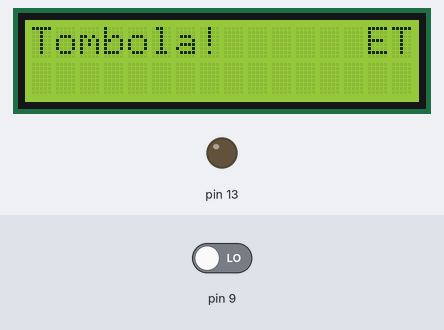
Recording of a sketch running on a simulated Arduino Uno, built with avr-gcc and run on an emulated ATmega328P. Shown: 16×2 character LCD, output pins drawn as LEDs (lit = HIGH). The test bench sets the inputs (shaded band); at power-on: pin 9 LOW. Random numbers use the default seed unless the sketch sets one; what the sketch prints to the serial monitor is not drawn.

Above: at 1.2 s.
1.3 s: pin 9 driven HIGH
At 9.6 s:
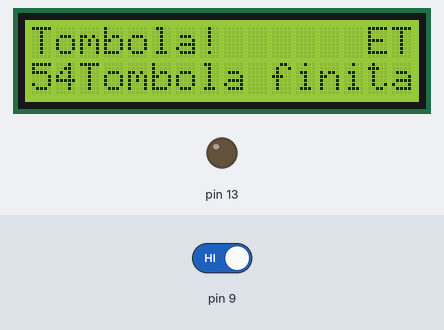
At 37.5 s:
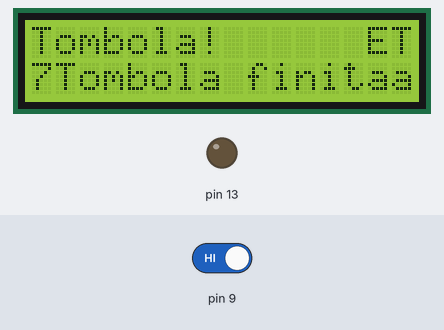
Timing chart, 0 to 39.0 s (numbered marks = the images above; inputs shaded):
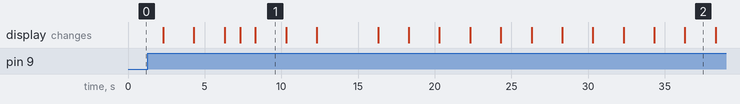

Measured:
- after the input at 1.3 s, the display: first changes after 1.0 s (image 1 shows a later state)
- what the display in image 1 shows lasts 2.0 s, from 8.3 s to 10.3 s

The sketch:

old_tombola.ino
```cpp
int cambio=0;
boolean uno=0;
boolean due=0;
boolean tre=0;
boolean quattro=0;
boolean cinque=0;
boolean sei=0;
boolean sette=0;
boolean otto=0;
boolean nove=0;
boolean dieci=0;
boolean undici=0;
boolean dodici=0;
boolean tredici=0;
boolean quattordici=0;
boolean quindici=0;
boolean sedici=0;
boolean diciassette=0;
boolean diciotto=0;
boolean diciannove=0;
boolean venti=0;
boolean ventuno=0;
boolean ventidue=0;
boolean ventitre=0;
boolean ventiquattro=0;
boolean venticinque=0;
boolean ventisei=0;
boolean ventisette=0;
boolean ventotto=0;
boolean ventinove=0;
boolean trenta=0;
boolean trentuno=0;
boolean trentadue=0;
boolean trentatre=0;
boolean trentaquattro=0;
boolean trentacinque=0;
boolean trentasei=0;
boolean trentasette=0;
boolean trentotto=0;
boolean trentanove=0;
boolean quaranta=0;
boolean quarantuno=0;
boolean quarantadue=0;
boolean quarantatre=0;
boolean quarantaquattro=0;
boolean quarantacinque=0;
boolean quarantasei=0;
boolean quarantasette=0;
boolean quarantotto=0;
boolean quarantanove=0;
boolean cinquanta=0;
boolean cinquantuno=0;
boolean cinquantadue=0;
boolean cinquantatre=0;
boolean cinquantaquattro=0;
boolean cinquantacinque=0;
boolean cinquantasei=0;
boolean cinquantasette=0;
boolean cinquantotto=0;
boolean cinquantanove=0;
boolean sessanta =false;
boolean sessantuno=0;
boolean sessantadue=0;
boolean sessantatre=0;
boolean sessantaquattro=0;
boolean sessantacinque=0;
boolean sessantasei=0;
boolean sessantasette=0;
boolean sessantotto=0;
boolean sessantanove=0;
boolean settanta=0;
boolean settantuno=0;
boolean settantadue=0;
boolean settantatre=0;
boolean settantaquattro=0;
boolean settantacinque=0;
boolean settantasei=0;
boolean settantasette=0;
boolean settantotto=0;
boolean settantanove=0;
boolean ottanta=0;
boolean ottantuno=0;
boolean ottantadue=0;
boolean ottantatre=0;
boolean ottantaquattro=0;
boolean ottantacinque=0;
boolean ottantasei=0;
boolean ottantasette=0;
boolean ottantotto=0;
boolean ottantanove=0;
boolean novanta=0;
int i=1;
#include <LiquidCrystal.h>
LiquidCrystal lcd(12, 11, 6, 5, 4, 3);
#include<stdio.h>
#include<stdlib.h>
#include<time.h>
int main ();
void setup(){
  pinMode(2,INPUT);
  pinMode(13,OUTPUT);
   lcd.begin(16, 2);
  lcd.print("Tombola!      ET");
  Serial.begin(9600);
}
void loop(){
  digitalWrite(13,LOW);
  cambio = digitalRead(9);
  digitalWrite(13,LOW);
  if (cambio==HIGH){
    Serial.print(i);
    Serial.println("Pulsante premuto");
    int number;
    number = rand()%90;
    Serial.println(number);
    delay(1000);
    lcd.setCursor(0, 1);
    lcd.print(number);
    if(number==1){
      if (uno==1){
        delay(1);
      }
      else {
        lcd.print(number);
        uno=1;
      }
    }
    if(number==2){
    if (due==1){
      delay(1);
    }
    else{
      lcd.print(number);
      due=1;
    }
  }
  if(number==3){
    if (tre==1){
      delay(1);
    }
    else{
      lcd.print(number);
      tre=1;
    }
  }
  if(number==4){
    if (quattro==1){
      delay(1);
    }
     else{
        lcd.print(number);
        quattro=1;
      }
  }
  else if(number==5){
    if (cinque==1){
      delay(1);
    }
     else {
        lcd.print(number);
        cinque=1;
      }
  }
 else if(number==6){
    if (sei==1){
      delay(1);
    }
     else if (sei=0){
        lcd.print(number);
        sei=1;
      }
      else{
        lcd.print("Tombola finita");
      }
  }
  else if(number==7){
    if (sette==1){
      delay(1);
    }
     else if (sette=0){
        lcd.print(number);
        sette=1;
      }
      else{
        lcd.print("Tombola finita");
      }
  }
  else if(number==8){
    if (otto==1){
      delay(1);
    }
     else if (otto=0){
        lcd.print(number);
        otto=1;
      }
      else{
        lcd.print("Tombola finita");
      }
  }
  else if(number==9){
    if (nove==1){
      delay(1);
    }
     else if (nove=0){
        lcd.print(number);
        nove=1;
      }
      else{
        lcd.print("Tombola finita");
      }
  }
  else if(number==10){
    if (dieci==1){
      delay(1);
    }
     else if (dieci=0){
        lcd.print(number);
        dieci=1;
      }
      else{
        lcd.print("Tombola finita");
      }
  }
  else if(number==11){
    if (undici==1){
      delay(1);
    }
     else if (undici=0){
        lcd.print(number);
        undici=1;
      }
      else{
        lcd.print("Tombola finita");
      }
}
else if(number==12){
    if (dodici==1){
      delay(1);
    }
     else if (dodici=0){
        lcd.print(number);
        dodici=1;
      }
      else{
        lcd.print("Tombola finita");
      }
  }
  else if(number==13){
    if (tredici==1){
      delay(1);
    }
     else if (tredici=0){
        lcd.print(number);
        tredici=1;
      }
      else{
        lcd.print("Tombola finita");
      }
  }
  else if(number==14){
    if (quattordici==1){
      delay(1);
    }
     else if (quattordici=0){
        lcd.print(number);
        quattordici=1;
      }
      else{
        lcd.print("Tombola finita");
      }
  }
  else if(number==15){
    if (quindici==1){
      delay(1);
    }
     else if (quindici=0){
        lcd.print(number);
        quindici=1;
      }
      else{
        lcd.print("Tombola finita");
      }
  }
  else if(number==16){
    if (sedici==1){
      delay(1);
    }
     else if (sedici=0){
        lcd.print(number);
        sedici=1;
      }
      }
  else if(number==17){
    if (diciassette==1){
      delay(1);
    }
     else if (diciassette=0){
        lcd.print(number);
        diciassette=1;
     }
  }
  else if(number==18){
    if (diciotto==1){
      delay(1);
    }
     else if (diciotto=0){
        lcd.print(number);
        diciotto=1;
      }
  }
  else if(number==19){
    if (diciannove==1){
      delay(1);
    }
     else if (diciannove=0){
        lcd.print(number);
        diciannove=1;
      }
  }
  else if(number==20){
    if (venti==1){
      delay(1);
    }
     else if (venti=0){
        lcd.print(number);
        venti=1;
      }
  }
  else if(number==21){
    if (ventuno==1){
      delay(1);
    }
     else if (ventuno=0){
        lcd.print(number);
        ventuno=1;
      }
  }
  else if(number==22){
    if (ventidue==1){
      delay(1);
    }
     else if (ventidue=0){
        lcd.print(number);
        ventidue=1;
      }
  }
  else if(number==23){
    if (ventiquattro==1){
      delay(1);
    }
     else if (ventiquattro=0){
        lcd.print(number);
        ventiquattro=1;
      }
  }
  else if(number==25){
    if (venticinque==1){
      delay(1);
    }
     else if (venticinque=0){
        lcd.print(number);
        venticinque=1;
      }
  }
  else if(number==26){
    if (ventisei==1){
      delay(1);
    }
     else if (ventisei=0){
        lcd.print(number);
        ventisei=1;
      }
  }
  else if(number==27){
    if (ventisette==1){
      delay(1);
    }
     else if (ventisette=0){
        lcd.print(number);
        ventisette=1;
      }
  }
  else if(number==28){
    if (ventotto==1){
      delay(1);
    }
     else if (ventotto=0){
        lcd.print(number);
        ventotto=1;
      }
  }
  else if(number==29){
    if (ventinove==1){
      delay(1);
    }
     else if (ventinove=0){
        lcd.print(number);
        ventinove=1;
      }
  }
  else if(number==30){
    if (trenta==1){
      delay(1);
    }
     else if (trenta=0){
        lcd.print(number);
        trenta=1;
      }
  }
  else if(number==31){
    if (trentuno==1){
      delay(1);
    }
     else if (trentuno=0){
        lcd.print(number);
        trentuno=1;
      }
  }
  else if(number==32){
    if (trentadue==1){
      delay(1);
    }
     else if (trentadue=0){
        lcd.print(number);
        trentadue=1;
      }
  }
  else if(number==33){
    if (trentatre==1){
      delay(1);
    }
     else if (trentatre=0){
        lcd.print(number);
        trentatre=1;
      }
  }
  else if(number==34){
    if (trentaquattro==1){
      delay(1);
    }
     else if (trentaquattro=0){
        lcd.print(number);
        trentaquattro=1;
      }
  }
  else if(number==35){
    if (trentacinque==1){
      delay(1);
    }
     else if (trentacinque=0){
        lcd.print(number);
        trentacinque=1;
      }
  }
  else if(number==36){
    if (trentasei==1){
      delay(1);
    }
     else if (trentasei=0){
        lcd.print(number);
        trentasei=1;
      }
  }
  else if(number==37){
    if (trentasette==1){
      delay(1);
    }
     else if (trentasette=0){
        lcd.print(number);
        trentasette=1;
      }
  }
  else if(number==38){
    if (trentotto==1){
      delay(1);
    }
     else if (trentotto=0){
        lcd.print(number);
        trentotto=1;
      }
  }
  else if(number==39){
    if (trentanove==1){
      delay(1);
    }
     else if (trentanove=0){
        lcd.print(number);
        trentanove=1;
      }
  }
  else if(number==40){
    if (quaranta==1){
      delay(1);
    }
     else if (quaranta=0){
        lcd.print(number);
        quaranta=1;
      }
  }
    else if(number==41){
    if (quarantuno==1){
      delay(1);
    }
     else if (quarantuno=0){
        lcd.print(number);
        quarantuno=1;
      }
  }
    else if(number==42){
    if (quarantadue==1){
      delay(1);
    }
     else if (quarantadue=0){
        lcd.print(number);
        quarantadue=1;
      }
  }
    else if(number==43){
    if (quarantatre==1){
      delay(1);
    }
     else if (quarantatre=0){
        lcd.print(number);
        quarantatre=1;
      }
  }
    else if(number==44){
    if (quarantaquattro==1){
      delay(1);
    }
     else if (quarantaquattro=0){
        lcd.print(number);
        quarantaquattro=1;
      }
  }
    else if(number==45){
    if (quarantacinque==1){
      delay(1);
    }
     else if (quarantacinque=0){
        lcd.print(number);
        quarantacinque=1;
      }
  }
    else if(number==46){
    if (quarantasei==1){
      delay(1);
    }
     else if (quarantasei=0){
        lcd.print(number);
        quarantasei=1;
      }
  }
    else if(number==47){
    if (quarantasette==1){
      delay(1);
    }
     else if (quarantasette=0){
        lcd.print(number);
        quarantasette=1;
      }
  }
    else if(number==48){
    if (quarantotto==1){
      delay(1);
    }
     else if (quarantotto=0){
        lcd.print(number);
        quarantotto=1;
      }
  }
    else if(number==49){
    if (quarantanove==1){
      delay(1);
    }
     else if (quarantanove=0){
        lcd.print(number);
        quarantanove=1;
      }
  }
    else if(number==50){
    if (cinquanta==1){
      delay(1);
    }
     else if (cinquanta=0){
        lcd.print(number);
        cinquanta=1;
      }
  }
      else if(number==51){
    if (cinquantuno==1){
      delay(1);
    }
     else if (cinquantuno=0){
        lcd.print(number);
        cinquantuno=1;
      }
  }
      else if(number==52){
    if (cinquantadue==1){
      delay(1);
    }
     else if (cinquantadue=0){
        lcd.print(number);
        cinquantadue=1;
      }
  }
      else if(number==53){
    if (cinquantatre==1){
      delay(1);
    }
     else if (cinquantatre=0){
        lcd.print(number);
        cinquantatre=1;
      }
  }
      else if(number==54){
    if (cinquantaquattro==1){
      delay(1);
    }
     else if (cinquantaquattro=0){
        lcd.print(number);
        cinquantaquattro=1;
      }
  }
      else if(number==55){
    if (cinquantacinque==1){
      delay(1);
    }
     else if (cinquantacinque=0){
        lcd.print(number);
        cinquantacinque=1;
      }
  }
      else if(number==56){
    if (cinquantasei==1){
      delay(1);
    }
     else if (cinquantasei=0){
        lcd.print(number);
        cinquantasei=1;
      }
  }
      else if(number==57){
    if (cinquantasette==1){
      delay(1);
    }
     else if (cinquantasette=0){
        lcd.print(number);
        cinquantasette=1;
      }
  }
      else if(number==58){
    if (cinquantotto==1){
      delay(1);
    }
     else if (cinquantotto=0){
        lcd.print(number);
        cinquantotto=1;
      }
  }
      else if(number==59){
    if (cinquantanove==1){
      delay(1);
    }
     else if (cinquantanove=0){
        lcd.print(number);
        cinquantanove=1;
      }
  }
      else if(number==60){
    if (sessanta==1){
      delay(1);
    }
     else if (sessanta=0){
        lcd.print(number);
        sessanta=1;
      }
  }
  else if(number==61){
    if (sessantuno==1){
      delay(1);
    }
     else if (sessantuno=0){
        lcd.print(number);
        sessantuno=1;
      }
  }
  else if(number==62){
    if (sessantadue==1){
      delay(1);
    }
     else if (sessantadue=0){
        lcd.print(number);
        sessantadue=1;
      }
  }
  else if(number==63){
    if (sessantatre==1){
      delay(1);
    }
     else if (sessantatre=0){
        lcd.print(number);
        sessantatre=1;
      }
  }
  else if(number==64){
    if (sessantaquattro==1){
      delay(1);
    }
     else if (sessantaquattro=0){
        lcd.print(number);
        sessantaquattro=1;
      }
  }
  else if(number==65){
    if (sessantacinque==1){
      delay(1);
    }
     else if (sessantacinque=0){
        lcd.print(number);
        sessantacinque=1;
      }
  }
  else if(number==66){
    if (sessantasei==1){
      delay(1);
    }
     else if (sessantasei=0){
        lcd.print(number);
        sessantasei=1;
      }
  }
  else if(number==67){
    if (sessantasette==1){
      delay(1);
    }
     else if (sessantasette=0){
        lcd.print(number);
        sessantasette=1;
      }
  }
  else if(number==68){
    if (sessantotto==1){
      delay(1);
    }
     else if (sessantotto=0){
        lcd.print(number);
        sessantotto=1;
      }
  }
  if(number==69){
    if (sessantanove==1){
      delay(1);
    }
     else if (sessantanove=0){
        lcd.print(number);
        sessantanove=1;
      }
  }
  if(number==70){
    if (settanta==1){
      delay(1);
    }
     else if (settanta=0){
        lcd.print(number);
        settanta=1;
      }
  }
  if(number==71){
    if (settantuno==1){
      delay(1);
    }
     else if (settantuno=0){
        lcd.print(number);
        settantuno=1;
      }
  }
  if(number==72){
    if (settantadue==1){
      delay(1);
    }
     else if (settantadue=0){
        lcd.print(number);
        settantadue=1;
      }
  }
  delay(1000);
      if (i==3){
        delay(1);
       lcd.print("Tombola finita");
      }
      i=i+1;
  }
  else{
  delay(1);

  }
  }
```
